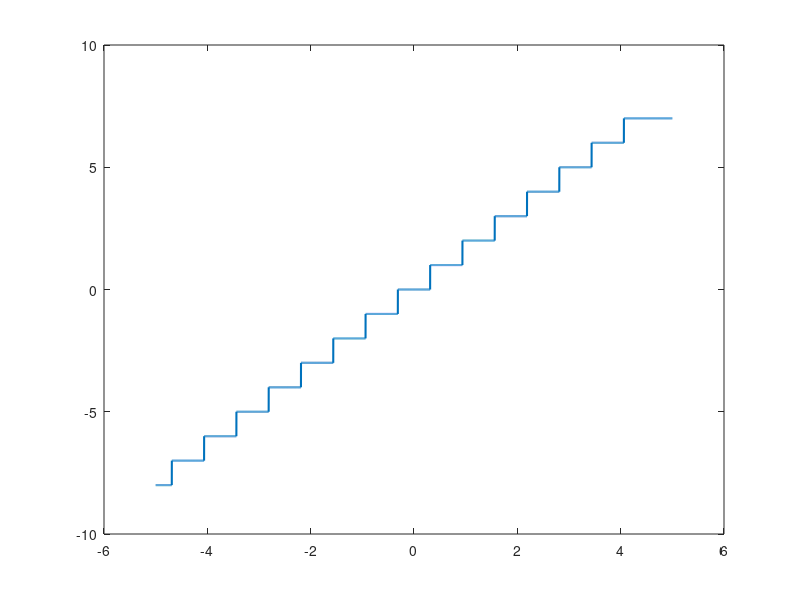

MATLAB code to generate this figure: (Note: this script raises an error after producing the figure.)
function fig1_34

% FIGURE 1.34: Input-output characteristic of an ADC

% Initialize

clc
clear
fprintf ('Figure 1.34: Input-output characteristics of an ADC\n\n')
V_R = 10;
b = V_R/2;
n = 4;
q = V_R/2^n;

% Compute staircase 

figure
p = 10001;
x_a = linspace(-b,b,p);
m = 2^(n-1);
x = -m + floor((x_a + q/2 + b)/q);
x = min(x,m-1);

% Plot it

plot(x_a,x,'LineWidth',1.5)
f_labels ('ADC input-output characteristic','\it{x_a}','\it{x}')
hold on
plot([-b,b],[0,0],'k')
plot([0,0],[-m,m],'k')
f_wait
